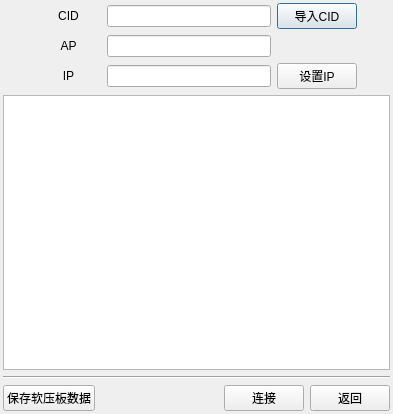
<?xml version="1.0" encoding="UTF-8"?>
<ui version="4.0">
 <class>dConnectServer</class>
 <widget class="QDialog" name="dConnectServer">
  <property name="geometry">
   <rect>
    <x>0</x>
    <y>0</y>
    <width>393</width>
    <height>414</height>
   </rect>
  </property>
  <property name="windowTitle">
   <string>Dialog</string>
  </property>
  <layout class="QGridLayout" name="gridLayout_2">
   <property name="leftMargin">
    <number>3</number>
   </property>
   <property name="topMargin">
    <number>3</number>
   </property>
   <property name="rightMargin">
    <number>3</number>
   </property>
   <property name="bottomMargin">
    <number>3</number>
   </property>
   <item row="0" column="0">
    <layout class="QGridLayout" name="gridLayout" columnstretch="1,2,5,1,1">
     <item row="2" column="2">
      <widget class="QLineEdit" name="lineEdit_ip"/>
     </item>
     <item row="2" column="1">
      <widget class="QLabel" name="label_3">
       <property name="text">
        <string>IP</string>
       </property>
       <property name="alignment">
        <set>Qt::AlignCenter</set>
       </property>
      </widget>
     </item>
     <item row="0" column="3">
      <widget class="QPushButton" name="btn_import">
       <property name="text">
        <string>导入CID</string>
       </property>
      </widget>
     </item>
     <item row="2" column="0">
      <spacer name="horizontalSpacer_5">
       <property name="orientation">
        <enum>Qt::Horizontal</enum>
       </property>
       <property name="sizeHint" stdset="0">
        <size>
         <width>40</width>
         <height>20</height>
        </size>
       </property>
      </spacer>
     </item>
     <item row="0" column="0">
      <spacer name="horizontalSpacer">
       <property name="orientation">
        <enum>Qt::Horizontal</enum>
       </property>
       <property name="sizeHint" stdset="0">
        <size>
         <width>40</width>
         <height>20</height>
        </size>
       </property>
      </spacer>
     </item>
     <item row="1" column="0">
      <spacer name="horizontalSpacer_4">
       <property name="orientation">
        <enum>Qt::Horizontal</enum>
       </property>
       <property name="sizeHint" stdset="0">
        <size>
         <width>40</width>
         <height>20</height>
        </size>
       </property>
      </spacer>
     </item>
     <item row="1" column="2">
      <widget class="QLineEdit" name="lineEdit_ap"/>
     </item>
     <item row="1" column="3">
      <spacer name="horizontalSpacer_2">
       <property name="orientation">
        <enum>Qt::Horizontal</enum>
       </property>
       <property name="sizeHint" stdset="0">
        <size>
         <width>40</width>
         <height>20</height>
        </size>
       </property>
      </spacer>
     </item>
     <item row="0" column="1">
      <widget class="QLabel" name="label">
       <property name="text">
        <string>CID</string>
       </property>
       <property name="alignment">
        <set>Qt::AlignCenter</set>
       </property>
      </widget>
     </item>
     <item row="0" column="2">
      <widget class="QLineEdit" name="lineEdit_cid"/>
     </item>
     <item row="1" column="1">
      <widget class="QLabel" name="label_2">
       <property name="text">
        <string>AP</string>
       </property>
       <property name="alignment">
        <set>Qt::AlignCenter</set>
       </property>
      </widget>
     </item>
     <item row="0" column="4">
      <spacer name="horizontalSpacer_6">
       <property name="orientation">
        <enum>Qt::Horizontal</enum>
       </property>
       <property name="sizeHint" stdset="0">
        <size>
         <width>40</width>
         <height>20</height>
        </size>
       </property>
      </spacer>
     </item>
     <item row="1" column="4">
      <spacer name="horizontalSpacer_7">
       <property name="orientation">
        <enum>Qt::Horizontal</enum>
       </property>
       <property name="sizeHint" stdset="0">
        <size>
         <width>40</width>
         <height>20</height>
        </size>
       </property>
      </spacer>
     </item>
     <item row="2" column="4">
      <spacer name="horizontalSpacer_8">
       <property name="orientation">
        <enum>Qt::Horizontal</enum>
       </property>
       <property name="sizeHint" stdset="0">
        <size>
         <width>40</width>
         <height>20</height>
        </size>
       </property>
      </spacer>
     </item>
     <item row="2" column="3">
      <widget class="QPushButton" name="btn_setIP">
       <property name="text">
        <string>设置IP</string>
       </property>
      </widget>
     </item>
    </layout>
   </item>
   <item row="1" column="0">
    <widget class="QTextBrowser" name="textBrowser">
     <property name="styleSheet">
      <string notr="true">color: rgb(0, 0, 0);
font: 14pt &quot;宋体&quot;;</string>
     </property>
    </widget>
   </item>
   <item row="2" column="0">
    <widget class="Line" name="line">
     <property name="orientation">
      <enum>Qt::Horizontal</enum>
     </property>
    </widget>
   </item>
   <item row="3" column="0">
    <layout class="QHBoxLayout" name="horizontalLayout">
     <item>
      <widget class="QPushButton" name="btn_savesoftplate">
       <property name="text">
        <string>保存软压板数据</string>
       </property>
      </widget>
     </item>
     <item>
      <spacer name="horizontalSpacer_9">
       <property name="orientation">
        <enum>Qt::Horizontal</enum>
       </property>
       <property name="sizeHint" stdset="0">
        <size>
         <width>40</width>
         <height>20</height>
        </size>
       </property>
      </spacer>
     </item>
     <item>
      <widget class="QPushButton" name="btn_connect">
       <property name="text">
        <string>连接</string>
       </property>
      </widget>
     </item>
     <item>
      <widget class="QPushButton" name="btn_return">
       <property name="text">
        <string>返回</string>
       </property>
      </widget>
     </item>
    </layout>
   </item>
  </layout>
 </widget>
 <resources/>
 <connections/>
</ui>
